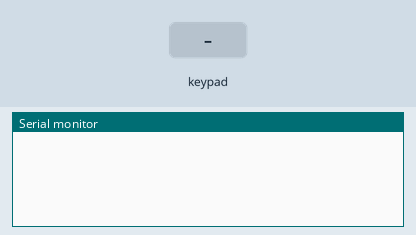
Simulated run of this sketch. Board: Arduino Leonardo, built with avr-gcc and run on an emulated ATmega32U4. Parts: the last lines printed to the serial monitor. The inputs (shaded band) are chosen by the test bench. USB keyboard and mouse output is not drawn.

Above: at 1.2 s.
1.3 s: key '1' pressed
At 2.4 s:
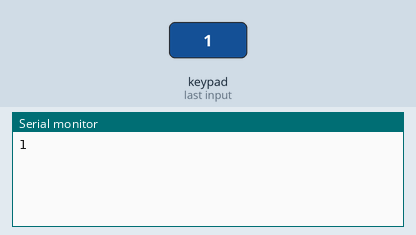
2.8 s: keypad keys 2 3 4 5 # pressed 0.4 s apart
At 5.8 s:
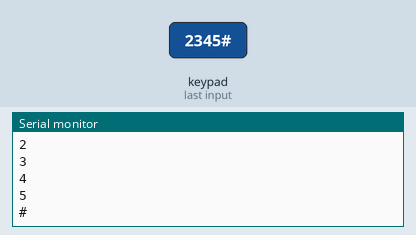
6.3 s: key '*' pressed
At 7.4 s:
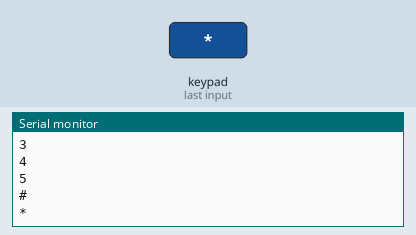
7.8 s: keypad keys 6 7 8 pressed 0.4 s apart
At 8.9 s:
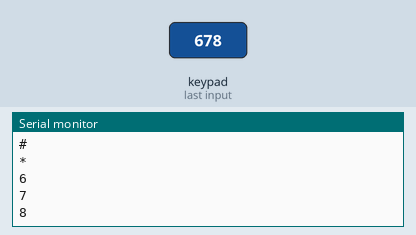
Timing chart, 0 to 10.8 s (numbered marks = the images above; inputs shaded):
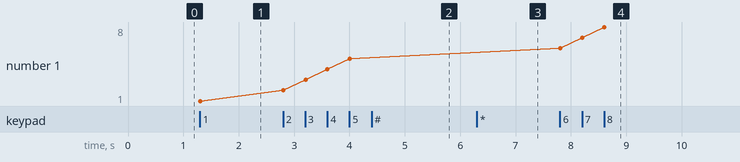

Measured:
- after the input at 1.3 s, the serial monitor: prints a new line at once (image 1)
- after the input at 2.8 s, the serial monitor: prints a new line at once (image 2)
- after the input at 6.3 s, the serial monitor: prints a new line at once (image 3)
- after the input at 7.8 s, the serial monitor: prints a new line at once (image 4)
- plotted number 1: 1 → 5 after the input at 2.8 s, 5 → 8 after the input at 7.8 s

The sketch:

arduino_leonardo_teclado_membrana.ino
```cpp
#include <Keypad.h>
#include <Keyboard.h>

const byte ROWS = 4;
const byte COLS = 3;
char keys[ROWS][COLS] = {
  {'1','2','3'},
  {'4','5','6'},
  {'7','8','9'},
  {'*','0','#'}
};

byte rowPins[ROWS] = {2, 3, 4, 5};
byte colPins[COLS] = {6,7,8};

Keypad keypad = Keypad( makeKeymap(keys), rowPins, colPins, ROWS, COLS );

void setup(){

  Serial.begin(9600);
  Keyboard.begin();
}

void loop(){
  char key = keypad.getKey();
   if (key){
    Serial.println(key);
    Keyboard.press(key);
    Keyboard.release(key);
  }
}
```
